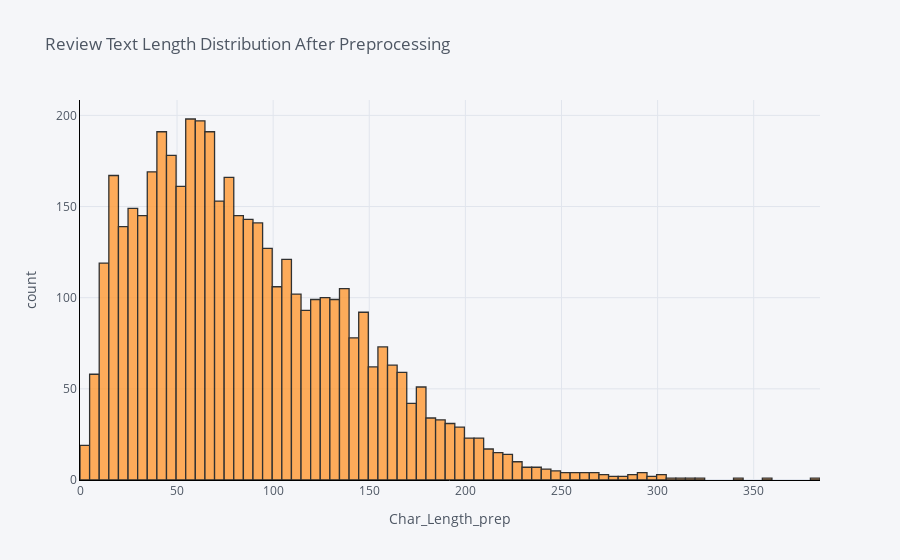

Notebook code cell kept with this figure:
### Code cell
cf.go_offline()
cf.set_config_file(offline=False, world_readable=True)

df['Char_Length_Prep'].iplot(
    kind='hist',
    bins=100,
    xTitle='Char_Length_prep',
    linecolor='black',
    yTitle='count',
    title='Review Text Length Distribution After Preprocessing')

### Figure 1 — Plotly figure (JSON) as saved in the notebook; plotly's stock layout.template omitted (floating-point values rounded to 4 significant figures; data arrays with more than 128 entries replaced by an {"elided": "..."} marker saying what was removed)
{"data": [{"histfunc": "count", "histnorm": "", "marker": {"color": "rgba(255, 153, 51, 1.0)", "line": {"color": "#000000", "width": 1.3}}, "name": "Char_Length_Prep", "nbinsx": 100, "opacity": 0.8, "orientation": "v", "type": "histogram", "x": {"elided": "4597 int values"}}], "layout": {"barmode": "overlay", "legend": {"bgcolor": "#F5F6F9", "font": {"color": "#4D5663"}}, "paper_bgcolor": "#F5F6F9", "plot_bgcolor": "#F5F6F9", "title": {"font": {"color": "#4D5663"}, "text": "Review Text Length Distribution After Preprocessing"}, "xaxis": {"gridcolor": "#E1E5ED", "linecolor": "black", "showgrid": true, "tickfont": {"color": "#4D5663"}, "title": {"font": {"color": "#4D5663"}, "text": "Char_Length_prep"}, "zerolinecolor": "#E1E5ED"}, "yaxis": {"gridcolor": "#E1E5ED", "linecolor": "black", "showgrid": true, "tickfont": {"color": "#4D5663"}, "title": {"font": {"color": "#4D5663"}, "text": "count"}, "zerolinecolor": "#E1E5ED"}}}
